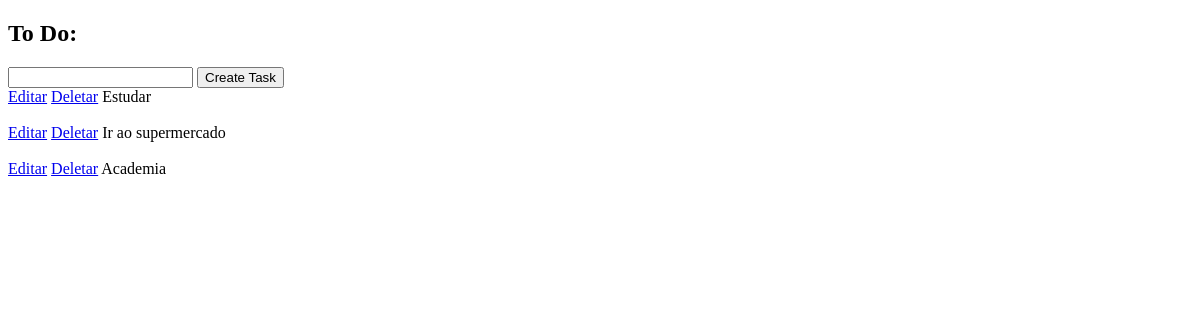
Before: / with the older database file.
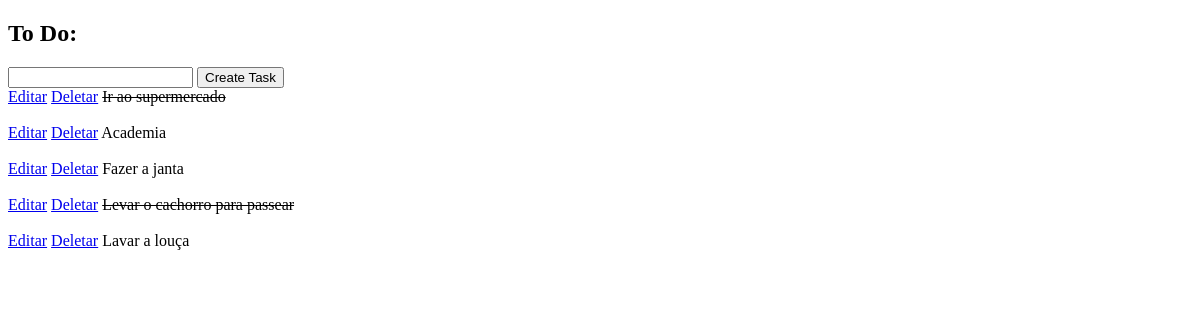
After: the same page with the newer database file.
### tasks/models.py (models this page shows)
class Task(models.Model):
    title = models.CharField(max_length=200)
    complete = models.BooleanField(default=False)
    created = models.DateTimeField(auto_now_add=True)
    def __str__(self):
        return self.title

### tasks/views.py (the view)
# urls.py: path('', index, name='list'),
def index(request):
    task = Task.objects.all()
    form = TaskForm
    if request.method == 'POST':
        form = TaskForm(request.POST)
        if form.is_valid():
            form.save()
        return redirect('/')
    context = {'task': task, 'form':form}
    return render(request, 'tasks/list.html', context)

### tasks/templates/tasks/list.html (shortened to what this page needs)
<!DOCTYPE html>
<html lang="en">
<head>
</head>
<body>
<h2> To Do:</h2>
<form action="/" method="post">
    {{ form.title }}
    <input type="submit" value="Create Task">
</form>
{% for item in task %}
    <div>
        <a href="{% url 'update' item.id %}">Editar</a>
        <a href="{% url 'delete' item.id %}">Deletar</a>
        {% if item.complete == True%}
            <strike>{{ item }}</strike> <br><br>
        {% else %}
            <span>{{ item }}</span> <br><br>
        {% endif %}
    </div>
{% endfor %}
</body>
</html>

Changed rows visible on the page:
removed Task: title "Estudar"
changed Task "Ir ao supermercado": complete False → True (drawn)
added Task: title "Fazer a janta"
added Task: title "Levar o cachorro para passear"
added Task: title "Lavar a louça"
